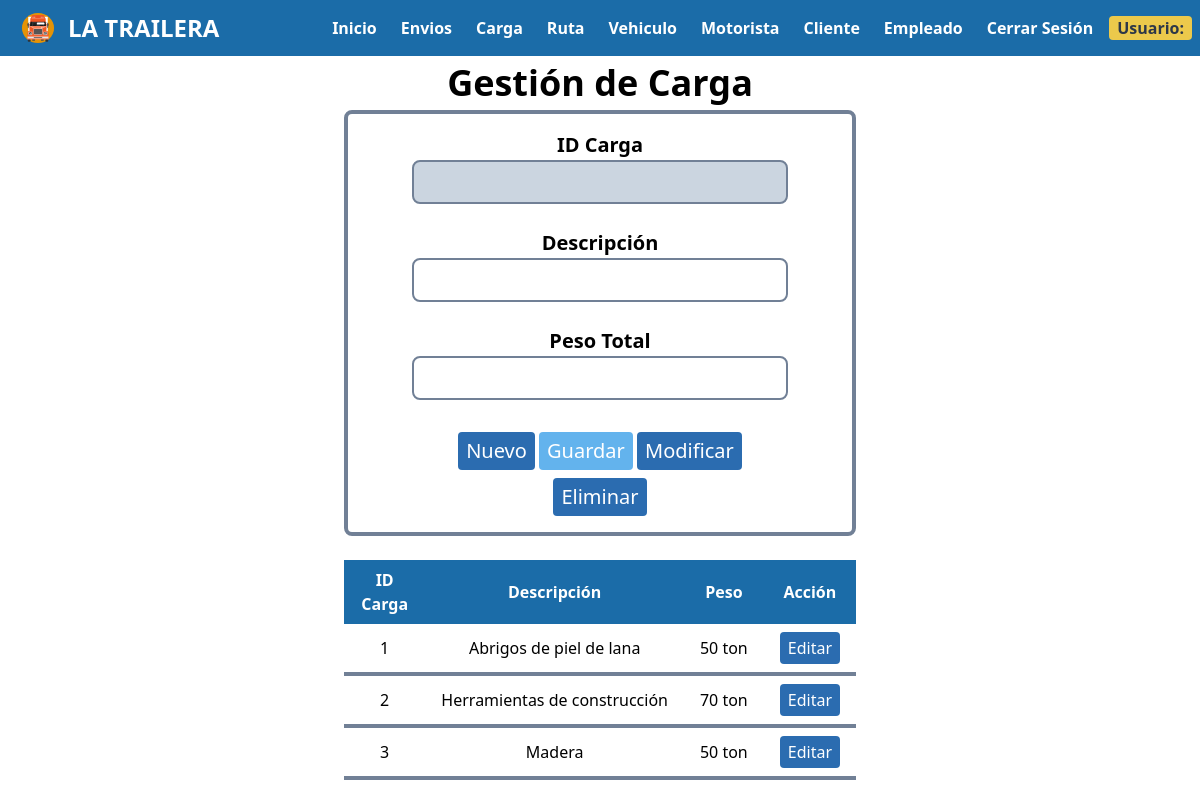
Screenshot of /controllers/controlCarga.php (signed in) with the database file from the repository.
### tables this page shows
CREATE TABLE `carga` (
  `idCarga` int(11) NOT NULL,
  `descripcion` varchar(50) NOT NULL,
  `peso` varchar(15) NOT NULL
);

### controllers/controlCarga.php (called while the page is built, shortened)
<?php
	require '../models/cargaModel.php';
	$obCarga=new CargaModel();
	$datos=$obCarga->getCarga();
	require '../views/cargaVista.php';
?>

### db/conexion.php (called while the page is built, shortened)
<?php
    class Conexion {
        function __construct() {
            $this->con=new mysqli(SERVER,USER,PASSWORD,BASE);
        }
    }
?>

### models/cargaModel.php (called while the page is built, shortened)
<?php
	require '../db/conexion.php';
	require 'carga.php';
	class CargaModel extends Conexion
	{
		function getCarga(){
			$res=$this->con->query("select * from carga");
			$r=array();
			while($row=$res->fetch_assoc()){
				$e=new Carga($row["idCarga"],$row["descripcion"],$row["peso"]);
				$r[]=$e;
			}
			return $r;
		}
	}
?>

### models/carga.php (called while the page is built)
<?php
	class Carga
	{
		private $idCarga;
		private $descripcion;
		private $peso;
		function __construct($idCarga,$descripcion,$peso)
		{
			$this->idCarga=$idCarga;
			$this->descripcion=$descripcion;
			$this->peso=$peso;
		}
		function getIdCarga(){
			return $this->idCarga;
		}
		function getDescripcion(){
			return $this->descripcion;
		}
		function getPeso(){
			return $this->peso;
		}
	}
?>

### views/cargaVista.php (the view, shortened to what this page needs)
<!DOCTYPE html>
<html lang="es">
<head>
    <link rel="stylesheet" href="dependencias/tailwind.css">
    <link rel="stylesheet" href="css/menu.css">
</head>
<body>
    <header class="flex">
    <div class="bg md:flex md:justify-between md:px-2 md:py-1 md:items-center w-screen">
        <div class="flex items-center justify-between px-2 py-1 md:px-0 md:py-0">
            <div class="flex items-center">
                <a href="../index.php"><img class="h-12" src="img/logo/Logo-LaTrailera2.svg" alt="Logo La Trailera"></a>
            </div>
            <a href="../index.php"><h1 class="text-white text-2xl font-bold">LA TRAILERA</h1></a>
        </div>
            <div id="opciones" class="hidden px-1 pb-1 md:flex md:p-0">
            <a href="#" class="block px-2 text-white font-semibold rounded hover:text-gray-800 hover:bg-gray-200">Inicio</a>
                <a href="controlEnvio.php" class="block mt-1 px-2 text-white font-semibold rounded hover:text-gray-800 hover:bg-gray-200 md:mt-0 md:ml-2">Envios</a>
                <a href="controlCarga.php" class="block mt-1 px-2 text-white font-semibold rounded hover:text-gray-800 hover:bg-gray-200 md:mt-0 md:ml-2">Carga</a>
                <a href="controlRuta.php" class="block mt-1 px-2 text-white font-semibold rounded hover:text-gray-800 hover:bg-gray-200 md:mt-0 md:ml-2">Ruta</a>
                <a href="controlVehiculo.php" class="block mt-1 px-2 text-white font-semibold rounded hover:text-gray-800 hover:bg-gray-200 md:mt-0 md:ml-2">Vehiculo</a>
                <a href="controladorMotorista.php" class="block mt-1 px-2 text-white font-semibold rounded hover:text-gray-800 hover:bg-gray-200 md:mt-0 md:ml-2">Motorista</a>
                <a href="controlCliente.php" class="block mt-1 px-2 text-white font-semibold rounded hover:text-gray-800 hover:bg-gray-200 md:mt-0 md:ml-2">Cliente</a>
                <a href="controlEmpleado.php" class="block mt-1 px-2 text-white font-semibold rounded hover:text-gray-800 hover:bg-gray-200 md:mt-0 md:ml-2">Empleado</a>
                <a href="controlCarga.php?c=1" class="block mt-1 px-2 text-white font-semibold rounded hover:text-gray-800 hover:bg-gray-200 md:mt-0 md:ml-2">Cerrar Sesión</a>
                <div class="block mt-1 px-2 text-gray-800 bg-yellow-500 font-semibold rounded md:mt-0 md:ml-2">Usuario: <span id="userName" class="underline"></span></div>
            </div>
        </div>
    </header>
    <div class='text-center'>
        <span class="font-bold text-4xl">Gestión de Carga</span>
    </div>
<center>
    <section>
        <div class="container">
            <div class="w-full md:w-1/2">
                <form action="#" id="f" onsubmit="return validar2(this);" method="POST" class="px-16 py-4 border-4 border-gray-600 rounded-lg"><div id="d1" ></div>
                <span class="font-bold text-xl">ID Carga</span>
                    <input type="text" name="idCarga" id="idCarga" class="bg-gray-400 focus:outline-none focus:shadow-outline border-2 border-gray-600 rounded-lg py-2 px-4 block w-full appearance-none leading-normal font-bold" readonly="true"><br>
                    <span class="font-bold text-xl">Descripción</span>
                    <input type="text" name="descripcion" id="descripcion" class="bg-white focus:outline-none focus:shadow-outline border-2 border-gray-600 rounded-lg py-2 px-4 block w-full appearance-none leading-normal font-bold"><br>
                    <span class="font-bold text-xl">Peso Total</span>
                    <input type="text" name="peso" id="peso" class="bg-white focus:outline-none focus:shadow-outline border-2 border-gray-600 rounded-lg py-2 px-4 block w-full appearance-none leading-normal font-bold"><br>
                    <input type="reset"  class="bg-blue-700 hover:bg-red-800 text-white text-xl mt-2 py-1 px-2 rounded" value="Nuevo" onclick="$('#g').attr('disabled',false);desactivar()">
                    <input type="submit" name="guardar" id="g" value="Guardar" class="bg-blue-400 text-white text-xl mt-2 py-1 px-2 rounded cursor-not-allowed" disabled='true'>
                    <input type="submit" name="modificar" value="Modificar" class="bg-blue-700 hover:bg-red-800 text-white text-xl mt-2 py-1 px-2 rounded">
                    <input type="button" id="eliminar" name="eliminar" value="Eliminar" class="bg-blue-700 hover:bg-red-800 text-white text-xl mt-2 py-1 px-2 rounded">
                </form>
                 <br>
                     <table class="table-auto">
                         <thead>
                             <th class='text-center text-white bg px-4 py-2'>ID Carga</th>
                             <th class='text-center text-white bg px-4 py-2'>Descripción</th>
                             <th class='text-center text-white bg px-4 py-2'>Peso</th>
                             <th class='text-center text-white bg px-4 py-2'>Acción</th>
                        </thead>
                        <tbody>
                        <?php
                            foreach ($datos as $e) {
                                $idCarga=$e->getIdCarga();
                                $descripcion=str_replace(" ","&nbsp;", $e->getDescripcion());
                                $peso=str_replace(" ","&nbsp;",$e->getPeso());
                                echo "<tr>
                                    <td class='border-b-4 border-gray-600 rounded-lg text-center px-4 py-2'>$idCarga</td>
                                    <td class='border-b-4 border-gray-600 rounded-lg text-center px-4 py-2'>$descripcion</td>
                                    <td class='border-b-4 border-gray-600 rounded-lg text-center px-4 py-2'>$peso</td>
                                    <td class='border-b-4 border-gray-600 rounded-lg text-center px-4 py-2'>
                                    <button class='bg-blue-700 hover:bg-red-800 text-white py-1 px-2 rounded' onclick=$('#idCarga').val('$idCarga');$('#descripcion').val('$descripcion');$('#peso').val('$peso')>Editar</button></td>
                                    </tr>";
                            }
                        ?>
                        </tbody>
                     </table>
            </div>
        </div>
    </section>
    <br>
</center>
</body>
</html>

### controllers/css/menu.css (style rules this page uses)
.bg { background-color: #1b6ca8; }

### rows the page displays
carga: idCarga "1", descripcion "Abrigos de piel de lana", peso "50 ton"
carga: idCarga "2", descripcion "Herramientas de construcción", peso "70 ton"
carga: idCarga "3", descripcion "Madera", peso "50 ton"
